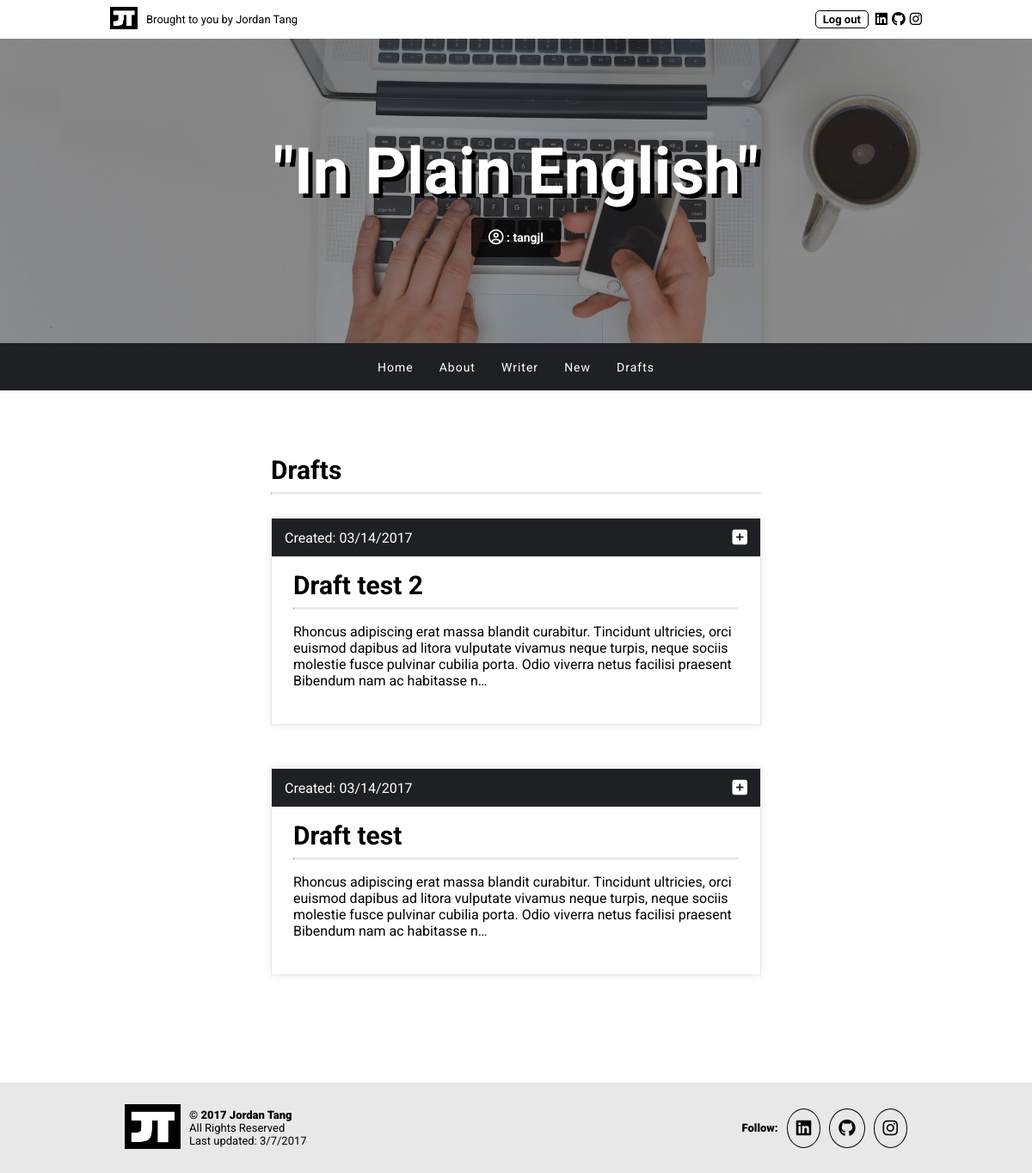
Page /drafts/ (signed in) on the committed database.
### app/models.py (models this page shows, shortened)
class Post(models.Model):
    author = models.ForeignKey('auth.User')
    title = models.CharField(max_length=200)
    text = models.TextField()
    created_date = models.DateTimeField(
        default=timezone.now)
    published_date = models.DateTimeField(
        blank=True, null=True)

### app/views.py (the view)
# urls.py: url(r'^drafts/$', views.post_draft_list, name='post_draft_list'),
@login_required
def post_draft_list(request):
    posts = Post.objects.filter(published_date__isnull=True).order_by('-created_date')
    return render(request, 'app/post_draft_list.html', {'posts': posts})

### app/templates/app/post_draft_list.html
{% extends 'app/base.html' %}
{% block content %}
    <div class="inner-container">
        <h2>Drafts</h2>
        <hr>
        <br>
    {% for post in posts %}
        <div class="card">
            <div class="bar">
                Created: {{ post.created_date|date:'m/d/Y' }}
                <a class="icon-link-4" href="{% url 'post_detail' pk=post.pk %}"><i class="fa fa-plus-square" aria-hidden="true"></i></a>
            </div>
            <h2><a href="{% url 'post_detail' pk=post.pk %}">{{ post.title }}</a></h2>
            <hr>
            <p>{{ post.text|truncatechars:250 }}</p>
        </div>
        {% empty %}
        <p>No drafts here...</p>
    {% endfor %}
    </div>
{% endblock %}

### app/templates/app/base.html (shortened to what this page needs)
<!DOCTYPE html>
{% load staticfiles %}
<html lang="en">
    <head>
        <link rel="stylesheet" href="{% static 'css/style.css' %}">
    </head>
    <body>
        <header>
            <div class="header-content">
                <span class="left">
                    <a target="_blank" href="http://www.jordantang.com/"><img src="{% static 'images/logo.png' %}" class="logo"></a>
                    <span class="header-text">Brought to you by Jordan Tang</span>
                </span>
                <span class="right">
                    {% if user.is_authenticated %}
                    <a class="log" href="{% url 'logout' %}">Log out</a>
                    {% else %}
                    <a class="log" href="{% url 'login' %}">Log in</a>
                    {% endif %}
                    <a target="_blank" class="icon-link" href="https://www.linkedin.com/in/jordan-tang/"></a>
                    <a target="_blank" class="icon-link" href="https://github.com/tangjl/"></a>
                    <a target="_blank" class="icon-link" href="https://www.instagram.com/shakespls/"></a>
                </span>
            </div>
        </header>
        <div class="top-container">
            <h1>"In Plain English"</h1>
            {% if user.is_authenticated %}
                <h4> : {{ user.username }}</h4>
            {% endif %}
        </div>
        <ul class="nav-bar row-12">
            <li class="nav-item"><a class="nav-link" href="{% url 'post_list' %}">Home</a></li>
            <li class="nav-item"><a class="nav-link" href="{% url 'about_blog' %}">About</a></li>
            <li class="nav-item"><a class="nav-link" href="{% url 'about_writer' %}">Writer</a></li>
            {% if user.is_authenticated %}
            <li class="nav-item"><a class="nav-link" href="{% url 'post_new' %}">New</a></li>
            <li class="nav-item"><a class="nav-link" href="{% url 'post_draft_list' %}">Drafts</a></li>
            {% endif %}
        </ul>
        <div class="wrapper">
            {% block content %}
            {% endblock %}
        </div>
        <footer>
            <div class="footer-content">
                <span class="left-footer">
                    <a target="_blank" href="http://www.jordantang.com/"><img src="{% static 'images/logo.png' %}" class="logo-2"></a>
                    <div>
                        <span class="bolded">© 2017 Jordan Tang</span><br>
                        All Rights Reserved<br>
                        Last updated: 3/7/2017<br>
                    </div>
                </span>
                <span class="right-footer">
                    <span class="bolded">Follow:</span>
                    <a target="_blank" class="icon-link-3" href="https://www.linkedin.com/in/jordan-tang/"><i class="fa fa-linkedin-square" aria-hidden="true"></i></a>
                    <a target="_blank" class="icon-link-3" href="https://github.com/tangjl/"><i class="fa fa-github" aria-hidden="true"></i></a>
                    <a target="_blank" class="icon-link-3" href="https://www.instagram.com/shakespls/"><i class="fa fa-instagram" aria-hidden="true"></i></a>
                </span>
            </div>
        </footer>
    </body>
</html>

### app/static/css/style.css (style rules this page uses)
body { font-family: 'Roboto', sans-serif; margin: 0; }
header { display: flex; justify-content: center; }
.header-content { width: 100%; display: flex; justify-content: space-between; align-items: center; font-size: 13px; padding: 8px; }
.header-text { display: none; }
.icon-link { color: #000; margin-left: 5px; }
.icon-link-3 { border: 1px solid #000; color: #000; padding: 8px; border-radius: 50%; margin-left: 10px; transition: 0.5s; font-size: 16px; }
.icon-link-4 { color: #FFF; text-decoration: none; font-size: 20px; margin-left: 5px; }
hr { border-top: 2px solid #e8e8e8; width: 100%; }
.bolded { font-weight: 900; }
.left { display: flex; align-items: center; }
.right { display: flex; align-items: center; }
.left-footer { display: flex; align-items: center; text-align: center; }
.right-footer { display: flex; align-items: center; margin-top: 15px; }
h1 { font-size: 34px; color: #FFF; padding: 10px 15px; font-family: 'Playball', cursive; margin: 0; text-shadow: 5px 5px #000; }
h2 { display: inline; font-size: 24px; margin: 0; }
h2 a { font-size: 24px; color: #000; text-decoration: none; }
h4 { color: #FFF; margin: 0; font-size: 14px; background-color: rgba(0,0,0,0.75); padding: 15px 20px; border-radius: 5px; }
.logo { width: 32px; height: 26px; margin-right: 10px; }
.logo-2 { width: 65px; height: 52px; margin-right: 10px; display: none; }
.log { color: #000; background-color: #FFF; text-decoration: none; font-weight: 700; border: 1px solid #000; border-radius: 5px; padding: 2px 8px; cursor: pointer; transition: 0.5s; margin-right: 3px; }
p { font-size: 14px; }
.top-container { width: 100%; background: linear-gradient(rgba(0,0,0,0.4),rgba(0,0,0,0.4)), url(../../static/images/header.jpg) no-repeat center; background-size: cover; text-align: center; display: flex; align-items: center; justify-content: center; flex-direction: column; padding: 100px 10px; }
.nav-bar { display: flex; align-content: center; justify-content: center; list-style: none; background-color: #1F2024; margin: 0; padding: 15px 0; }
.nav-item { margin: 0px 8px; }
.nav-link { text-decoration: none; color: #FFF; font-size: 12px; letter-spacing: 1px; }
.bar { position: absolute; top: 0; left: 0; width: 100%; background-color: #1F2024; color: #FFF; padding: 10px 15px; font-size: 13px; display: flex; justify-content: space-between; align-items: center; }
.card { box-shadow: 0px 0px 10px #e8e8e8; padding: 15px; padding-top: 60px; position: relative; border: 1px solid #e8e8e8; margin-bottom: 50px; }
.inner-container { width: 100%; padding: 75px 15px; }
.wrapper { display: flex; justify-content: center; }
footer { background-color: #e8e8e8; display: flex; justify-content: center; }
.footer-content { padding: 25px; width: 100%; display: flex; justify-content: space-between; align-items: center; flex-direction: column; font-size: 13px; }
* { box-sizing: border-box; }
@media all and (min-width: 675px) { h1 { font-size: 75px; } }
@media all and (min-width: 675px) { p { font-size: 16px; } }
@media all and (min-width: 675px) { h2 a { font-size: 30px; } }
@media all and (min-width: 675px) { h2 { font-size: 30px; } }
@media all and (min-width: 675px) { .nav-bar { padding: 18px 0px; } }
@media all and (min-width: 675px) { .nav-link { font-size: 14px; } }
@media all and (min-width: 675px) { .header-content { width: 80%; } }
@media all and (min-width: 675px) { .footer-content { width: 80%; } }
@media all and (min-width: 675px) { .header-text { display: initial; } }
@media all and (min-width: 675px) { .inner-container { width: 600px; } }
@media all and (min-width: 675px) { .nav-item { margin: 0 15px; } }
@media all and (min-width: 675px) { .logo-2 { display: initial; } }
@media all and (min-width: 675px) { .footer-content { flex-direction: row; } }
@media all and (min-width: 675px) { .right-footer { margin-top: 0px; } }
@media all and (min-width: 675px) { .left-footer { text-align: left; } }
@media all and (min-width: 675px) { .bar { font-size: 16px; } }
@media all and (min-width: 675px) { .icon-link-3 { font-size: 20px; padding: 10px; } }
@media all and (min-width: 675px) { .card { padding: 25px; padding-top: 60px; } }

### rows in the picture
Post: created_date "03/14/2017", title "Draft test 2", text "Rhoncus adipiscing erat massa blandit curabitur. Tincidunt ultricies, orci euismod dapibus ad litora vulputate vivamus neque turpis, neque sociis molestie fusce pulvinar cubilia porta. Odio viverra netus facilisi praesent Bibendum nam ac habitasse n…"
Post: created_date "03/14/2017", title "Draft test", text "Rhoncus adipiscing erat massa blandit curabitur. Tincidunt ultricies, orci euismod dapibus ad litora vulputate vivamus neque turpis, neque sociis molestie fusce pulvinar cubilia porta. Odio viverra netus facilisi praesent Bibendum nam ac habitasse n…"

### other values in the picture
{{ user.username }} "tangjl"
